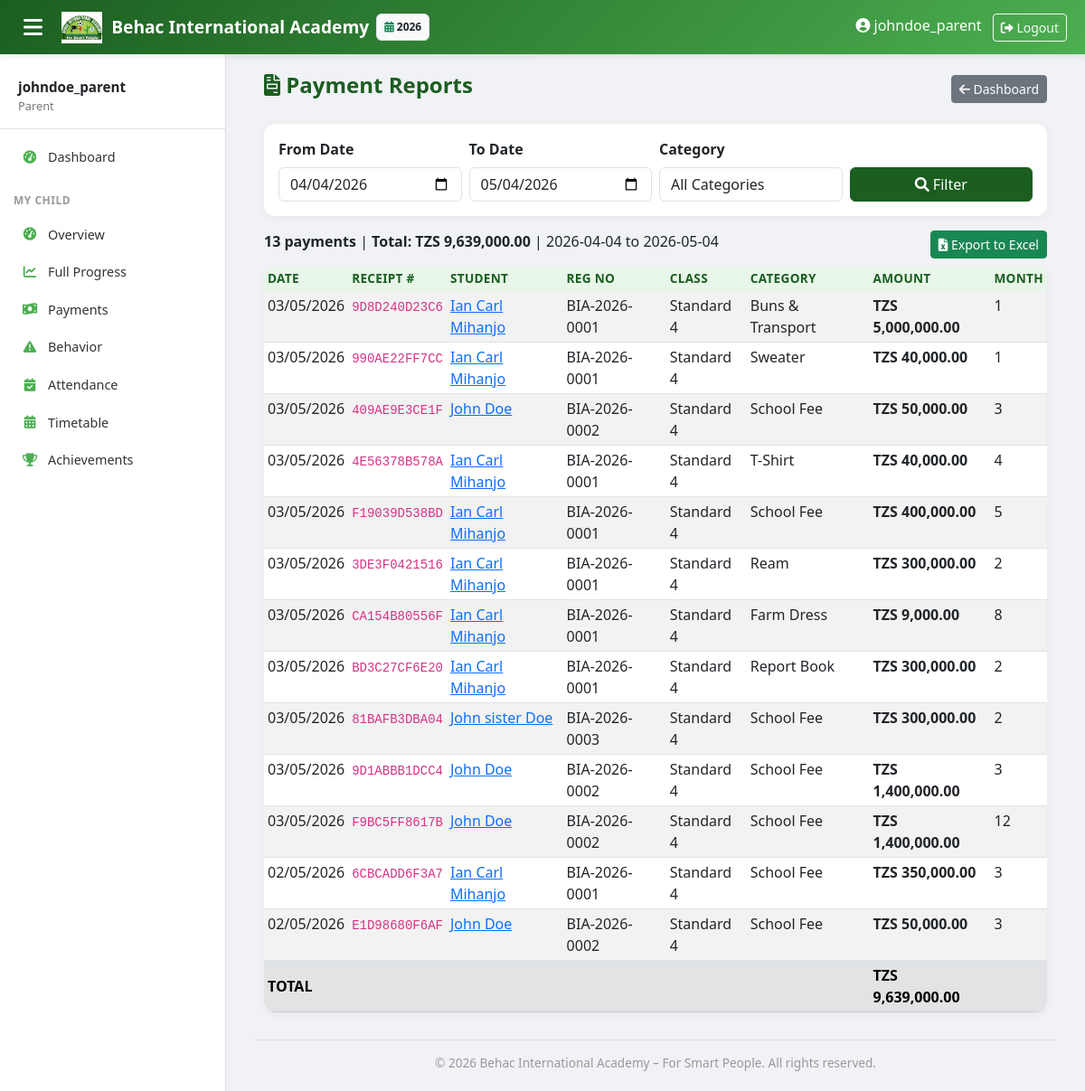
The app's page /finance/reports/ (signed in) with its own data.
### core/models.py (models this page shows, shortened)
class AcademicYear(models.Model):
    name = models.CharField(max_length=20)  # "2025-2026"
    start_date = models.DateField()
    end_date = models.DateField()
    is_current = models.BooleanField(default=False)

### finance/models.py (models this page shows, shortened)
class Payment(models.Model):
    student = models.ForeignKey(Student, on_delete=models.CASCADE, related_name='payments')
    fee_category = models.ForeignKey(FeeCategory, on_delete=models.CASCADE)
    amount_paid = models.DecimalField(max_digits=10, decimal_places=2)
    payment_date = models.DateField(auto_now_add=True)
    receipt_number = models.CharField(max_length=50, unique=True)
    installment_month = models.PositiveSmallIntegerField(null=True, blank=True)  # 1-12
    notes = models.TextField(blank=True)

class FeeCategory(models.Model):
    name = models.CharField(max_length=50)  # "School Fee", "Buns & Transport", "Sweater"
    default_amount = models.DecimalField(max_digits=10, decimal_places=2)
    is_recurring = models.BooleanField(default=True)  # monthly vs one-time

### students/models.py (models this page shows, shortened)
class Student(models.Model):
    registration_number = models.CharField(max_length=20, unique=True, blank=True, editable=False)
    first_name = models.CharField(max_length=50)
    middle_name = models.CharField(max_length=50, blank=True, null=True)
    last_name = models.CharField(max_length=50)
    nida = models.CharField(max_length=20, blank=True, null=True)
    date_of_birth = models.DateField()
    birth_cert_number = models.CharField(max_length=50, unique=True)
    religion = models.CharField(max_length=50, blank=True)
    region = models.ForeignKey('locations.Region', on_delete=models.SET_NULL, null=True, blank=True)
    district = models.ForeignKey('locations.District', on_delete=models.SET_NULL, null=True, blank=True)
    gender = models.CharField(max_length=1, choices=[('M','Male'),('F','Female')])
    current_class = models.ForeignKey(ClassLevel, on_delete=models.SET_NULL, null=True)
    registration_date = models.DateField(auto_now_add=True)
    street = models.CharField(max_length=200, blank=True)
    mobile = models.CharField(max_length=15, blank=True)
    parent_name = models.CharField(max_length=100)
    parent_mobile = models.CharField(max_length=15)
    parent_occupation = models.CharField(max_length=100)
    parent_nida = models.CharField(max_length=20, blank=True)
    parent_user = models.ForeignKey(User, on_delete=models.SET_NULL, null=True, blank=True, related_name='children')
    is_active = models.BooleanField(default=True)
    class Meta:
        ordering = ['-registration_date']
    @property
    def full_name(self):
        return f"{self.first_name} {self.middle_name or ''} {self.last_name}".strip()

### academics/models.py (models this page shows, shortened)
class ClassLevel(models.Model):
    LEVEL_TYPES = (('PRE','Pre-primary'), ('PRIMARY','Primary'))
    name = models.CharField(max_length=20)  # "Pre 1", "Grade 1"
    level_type = models.CharField(max_length=10, choices=LEVEL_TYPES)
    order = models.PositiveSmallIntegerField(unique=True)  # 1..9
    class Meta:
        ordering = ['order']

### finance/views.py (the view)
# urls.py: path('reports/', views.payment_report, name='payment_report'),
@login_required
def payment_report(request):
    from_date = request.GET.get('from', (datetime.now() - timedelta(days=30)).strftime('%Y-%m-%d'))
    to_date = request.GET.get('to', datetime.now().strftime('%Y-%m-%d'))
    category_id = request.GET.get('category', '')
    payments = Payment.objects.filter(payment_date__gte=parse_date(from_date), payment_date__lte=parse_date(to_date))
    if category_id:
        payments = payments.filter(fee_category_id=category_id)
    payments = payments.select_related('student', 'fee_category').order_by('-payment_date')
    total = payments.aggregate(total=Sum('amount_paid'))['total'] or 0
    categories = FeeCategory.objects.all()
    context = {
        'payments': payments,
        'from_date': from_date,
        'to_date': to_date,
        'selected_category': int(category_id) if category_id else None,
        'total': total,
        'categories': categories,
    }
    return render(request, 'finance/payment_report.html', context)

### academics/context_processors.py (called while the page is built)
def academic_year_processor(request):
    current_year = AcademicYear.objects.filter(is_current=True).first()
    all_years = AcademicYear.objects.all().order_by('-start_date')
    return {
        'current_year': current_year,
        'all_years': all_years,
    }

### templates/finance/payment_report.html (shortened to what this page needs)
{% extends 'base.html' %}
{% load humanize %}
{% load static %}
{% block content %}
<div class="container-fluid">
    <div class="page-header d-flex justify-content-between align-items-center">
        <h2><i class="fas fa-file-invoice"></i> Payment Reports</h2>
        <a href="{% url 'finance:accountant_dashboard' %}" class="btn btn-secondary btn-sm"><i class="fas fa-arrow-left"></i> Dashboard</a>
    </div>
    <div class="card mb-3">
        <div class="card-body">
            <form method="get" class="row g-2 align-items-end">
                <div class="col-md-3">
                    <label class="form-label fw-bold">From Date</label>
                    <input type="date" name="from" class="form-control" value="{{ from_date }}">
                </div>
                <div class="col-md-3">
                    <label class="form-label fw-bold">To Date</label>
                    <input type="date" name="to" class="form-control" value="{{ to_date }}">
                </div>
                <div class="col-md-3">
                    <label class="form-label fw-bold">Category</label>
                    <select name="category" class="form-control">
                        <option value="">All Categories</option>
                    </select>
                </div>
                <div class="col-md-3">
                    <button type="submit" class="btn btn-behac w-100"><i class="fas fa-search"></i> Filter</button>
                </div>
            </form>
        </div>
    </div>
    <div class="d-flex justify-content-between mb-2">
        <div>
            <strong>{{ payments|length }} payments</strong> |
            <strong>Total: TZS {{ total|floatformat:2|intcomma }}</strong> |
            {{ from_date }} to {{ to_date }}
        </div>
        <a href="{% url 'finance:export_payments' %}?from={{ from_date }}&to={{ to_date }}&category={{ selected_category|default:'' }}" class="btn btn-success btn-sm">
            <i class="fas fa-file-excel"></i> Export to Excel
        </a>
    </div>
    <div class="card">
        <div class="card-body p-0">
            <div class="table-responsive">
                <table class="table table-sm table-striped table-hover mb-0">
                    <thead class="table-dark">
                        <tr>
                            <th>Date</th>
                            <th>Receipt #</th>
                            <th>Student</th>
                            <th>Reg No</th>
                            <th>Class</th>
                            <th>Category</th>
                            <th>Amount</th>
                            <th>Month</th>
                        </tr>
                    </thead>
                    <tbody>
                        {% for p in payments %}
                        <tr>
                            <td>{{ p.payment_date|date:"d/m/Y" }}</td>
                            <td><code>{{ p.receipt_number }}</code></td>
                            <td><a href="{% url 'students:detail' p.student.pk %}">{{ p.student.full_name }}</a></td>
                            <td>{{ p.student.registration_number }}</td>
                            <td>{{ p.student.current_class.name|default:"-" }}</td>
                            <td>{{ p.fee_category.name }}</td>
                            <td><strong>TZS {{ p.amount_paid|floatformat:2|intcomma }}</strong></td>
                            <td>{{ p.installment_month|default:"-" }}</td>
                        </tr>
                        {% empty %}
                        <tr><td colspan="8" class="text-center text-muted py-4">No payments found in this period.</td></tr>
                        {% endfor %}
                    </tbody>
                    <tfoot class="table-secondary">
                        <tr>
                            <th colspan="6">TOTAL</th>
                            <th><strong>TZS {{ total|floatformat:2|intcomma }}</strong></th>
                            <th></th>
                        </tr>
                    </tfoot>
                </table>
            </div>
        </div>
    </div>
</div>
{% endblock %}

### templates/base.html (shortened to what this page needs)
<!DOCTYPE html>
<html lang="en">
<head>
    <link href="https://cdn.jsdelivr.net/npm/bootstrap@5.3.0/dist/css/bootstrap.min.css" rel="stylesheet">
    <link rel="stylesheet" href="https://cdnjs.cloudflare.com/ajax/libs/font-awesome/6.0.0/css/all.min.css">
</head>
<body>
    {% if user.is_authenticated %}
    <nav class="topbar">
        <button class="sidebar-toggle" onclick="document.querySelector('.sidebar').classList.toggle('show')">
            <i class="fas fa-bars"></i>
        </button>
        <a class="topbar-brand" href="{% url 'dashboard:home' %}">
            <img src="/static/images/behac_logo.png" alt="Logo"> Behac International Academy
        </a>
        {% if current_year %}
        <span class="badge bg-light text-dark ms-2 p-2 border" style="font-size: 0.75rem;">
            <i class="fas fa-calendar-alt text-success"></i> {{ current_year.name }}
        </span>
        {% endif %}
        <div class="ms-auto">
            {% if user.is_authenticated %}
                <span class="me-2 d-none d-sm-inline"><i class="fas fa-user-circle"></i> {{ user.get_full_name|default:user.username }}</span>
                <form method="post" action="{% url 'logout' %}" style="display:inline;">
                    <button type="submit" class="btn btn-sm btn-outline-light">
                        <i class="fas fa-sign-out-alt"></i> Logout
                    </button>
                </form>
            {% endif %}
        </div>
    </nav>
    <div class="sidebar" id="sidebar">
        <div class="user-info">
            <div class="name">{{ user.get_full_name|default:user.username }}</div>
            <div class="role">
                {% if user.is_superuser %}Owner
                {% elif user.groups.all %}{{ user.groups.first.name }}
                {% else %}Staff{% endif %}
            </div>
        </div>
        {% if user.is_authenticated %}
        <ul class="nav flex-column">
            <li class="nav-item">
                <a class="nav-link {% if request.path == '/' %}active{% endif %}" href="{% url 'dashboard:home' %}">
                    <i class="fas fa-tachometer-alt"></i> Dashboard
                </a>
            </li>
            {% with user_groups=user.groups.all %}
            {% if 'Parent' in user_groups|join:', ' %}
            <li class="nav-section">My Child</li>
            <li class="nav-item">
                <a class="nav-link {% if '/dashboard/parent/' == request.path %}active{% endif %}" href="{% url 'dashboard:parent' %}"><i class="fas fa-tachometer-alt"></i> Overview</a>
            </li>
            <li class="nav-item">
                <a class="nav-link {% if '/dashboard/parent/progress/' in request.path %}active{% endif %}" href="{% url 'dashboard:parent_progress' %}"><i class="fas fa-chart-line"></i> Full Progress</a>
            </li>
            <li class="nav-item">
                <a class="nav-link {% if '/dashboard/parent/payments/' in request.path %}active{% endif %}" href="{% url 'dashboard:parent_payments' %}"><i class="fas fa-money-bill-wave"></i> Payments</a>
            </li>
            <li class="nav-item">
                <a class="nav-link {% if '/dashboard/parent/behavior/' in request.path %}active{% endif %}" href="{% url 'dashboard:parent_behavior' %}"><i class="fas fa-exclamation-triangle"></i> Behavior</a>
            </li>
            <li class="nav-item">
                <a class="nav-link {% if '/dashboard/parent/attendance/' in request.path %}active{% endif %}" href="{% url 'dashboard:parent_attendance' %}"><i class="fas fa-calendar-check"></i> Attendance</a>
            </li>
            <li class="nav-item">
                <a class="nav-link {% if '/dashboard/parent/timetable/' in request.path %}active{% endif %}" href="{% url 'dashboard:parent_timetable' %}"><i class="fas fa-calendar-alt"></i> Timetable</a>
            </li>
            <li class="nav-item">
                <a class="nav-link {% if '/dashboard/parent/achievements/' in request.path %}active{% endif %}" href="{% url 'dashboard:parent_achievements' %}"><i class="fas fa-trophy"></i> Achievements</a>
            </li>
            {% endif %}
            {% endwith %}
        </ul>
        {% endif %}
    </div>
    {% endif %}
    <div class="main-content"{% if not user.is_authenticated %} style="margin-left: 0 !important;"{% endif %}>
        {% block content %}{% endblock %}
        <div class="main-footer">
            &copy; {% now "Y" %} Behac International Academy – For Smart People. All rights reserved.
        </div>
    </div>
</body>
</html>

### templates/base.html (style rules this page uses)
:root { --behac-dark: #1B5E20; --behac-light: #4CAF50; --behac-bg: #E8F5E9; --sidebar-width: 250px; }
body { background-color: #f0f2f5; font-family: 'Segoe UI', Tahoma, Geneva, Verdana, sans-serif; overflow-x: hidden; }
.topbar { background: linear-gradient(135deg, var(--behac-dark), var(--behac-light)); box-shadow: 0 2px 8px rgba(0,0,0,0.1); position: fixed; top: 0; left: 0; right: 0; z-index: 1030; height: 60px; display: flex; align-items: center; padding: 0 20px; color: white; }
.topbar-brand { font-weight: bold; font-size: 1.2rem; color: white; text-decoration: none; display: flex; align-items: center; gap: 10px; }
.topbar-brand img { height: 35px; }
.sidebar-toggle { background: none; border: none; color: white; font-size: 1.5rem; cursor: pointer; margin-right: 15px; }
.sidebar { position: fixed; top: 60px; left: 0; bottom: 0; width: var(--sidebar-width); background: white; border-right: 1px solid #e0e0e0; padding-top: 10px; overflow-y: auto; z-index: 1020; transition: transform 0.3s ease; }
.sidebar .nav-section { padding: 8px 15px; font-size: 0.75rem; text-transform: uppercase; font-weight: 700; color: #999; letter-spacing: 0.5px; margin-top: 10px; }
.sidebar .nav-item { padding: 0; }
.sidebar .nav-link { padding: 10px 20px; color: #333; display: flex; align-items: center; gap: 10px; border-left: 3px solid transparent; transition: all 0.2s; font-size: 0.9rem; }
.sidebar .nav-link i { width: 20px; text-align: center; color: var(--behac-light); }
.sidebar .user-info { padding: 15px 20px; border-bottom: 1px solid #e0e0e0; margin-bottom: 10px; }
.sidebar .user-info .name { font-weight: 600; font-size: 0.95rem; }
.sidebar .user-info .role { font-size: 0.8rem; color: #777; }
.main-content { margin-top: 60px; margin-left: var(--sidebar-width); padding: 20px 30px; min-height: calc(100vh - 60px); }
.main-footer { margin-top: 30px; padding-top: 15px; border-top: 1px solid #e0e0e0; text-align: center; color: #999; font-size: 0.85rem; }
.card { border-radius: 12px; box-shadow: 0 2px 8px rgba(0,0,0,0.05); border: none; transition: box-shadow 0.2s; }
.btn-behac { background-color: var(--behac-dark); border-color: var(--behac-dark); color: white; }
.page-header { display: flex; justify-content: space-between; align-items: center; margin-bottom: 20px; }
.page-header h2 { font-size: 1.5rem; font-weight: 700; color: var(--behac-dark); }
table.table { background: white; border-radius: 12px; overflow: hidden; }
table.table thead th { background-color: var(--behac-bg); color: var(--behac-dark); border-bottom: none; font-weight: 600; font-size: 0.85rem; text-transform: uppercase; letter-spacing: 0.3px; }

### records on screen
AcademicYear: name "2026"
Payment: payment_date "03/05/2026", receipt_number "9D8D240D23C6", student.full_name "Ian Carl Mihanjo", student.registration_number "BIA-2026-0001", student.current_class.name "Standard 4", fee_category.name "Buns & Transport", amount_paid "5,000,000.00", installment_month "1"
Payment: payment_date "03/05/2026", receipt_number "990AE22FF7CC", student.full_name "Ian Carl Mihanjo", student.registration_number "BIA-2026-0001", student.current_class.name "Standard 4", fee_category.name "Sweater", amount_paid "40,000.00", installment_month "1"
Payment: payment_date "03/05/2026", receipt_number "409AE9E3CE1F", student.full_name "John Doe", student.registration_number "BIA-2026-0002", student.current_class.name "Standard 4", fee_category.name "School Fee", amount_paid "50,000.00", installment_month "3"
Payment: payment_date "03/05/2026", receipt_number "4E56378B578A", student.full_name "Ian Carl Mihanjo", student.registration_number "BIA-2026-0001", student.current_class.name "Standard 4", fee_category.name "T-Shirt", amount_paid "40,000.00", installment_month "4"
Payment: payment_date "03/05/2026", receipt_number "F19039D538BD", student.full_name "Ian Carl Mihanjo", student.registration_number "BIA-2026-0001", student.current_class.name "Standard 4", fee_category.name "School Fee", amount_paid "400,000.00", installment_month "5"
Payment: payment_date "03/05/2026", receipt_number "3DE3F0421516", student.full_name "Ian Carl Mihanjo", student.registration_number "BIA-2026-0001", student.current_class.name "Standard 4", fee_category.name "Ream", amount_paid "300,000.00", installment_month "2"
Payment: payment_date "03/05/2026", receipt_number "CA154B80556F", student.full_name "Ian Carl Mihanjo", student.registration_number "BIA-2026-0001", student.current_class.name "Standard 4", fee_category.name "Farm Dress", amount_paid "9,000.00", installment_month "8"
Payment: payment_date "03/05/2026", receipt_number "BD3C27CF6E20", student.full_name "Ian Carl Mihanjo", student.registration_number "BIA-2026-0001", student.current_class.name "Standard 4", fee_category.name "Report Book", amount_paid "300,000.00", installment_month "2"
Payment: payment_date "03/05/2026", receipt_number "81BAFB3DBA04", student.full_name "John sister Doe", student.registration_number "BIA-2026-0003", student.current_class.name "Standard 4", fee_category.name "School Fee", amount_paid "300,000.00", installment_month "2"
Payment: payment_date "03/05/2026", receipt_number "9D1ABBB1DCC4", student.full_name "John Doe", student.registration_number "BIA-2026-0002", student.current_class.name "Standard 4", fee_category.name "School Fee", amount_paid "1,400,000.00", installment_month "3"
Payment: payment_date "03/05/2026", receipt_number "F9BC5FF8617B", student.full_name "John Doe", student.registration_number "BIA-2026-0002", student.current_class.name "Standard 4", fee_category.name "School Fee", amount_paid "1,400,000.00", installment_month "12"
Payment: payment_date "02/05/2026", receipt_number "6CBCADD6F3A7", student.full_name "Ian Carl Mihanjo", student.registration_number "BIA-2026-0001", student.current_class.name "Standard 4", fee_category.name "School Fee", amount_paid "350,000.00", installment_month "3"
Payment: payment_date "02/05/2026", receipt_number "E1D98680F6AF", student.full_name "John Doe", student.registration_number "BIA-2026-0002", student.current_class.name "Standard 4", fee_category.name "School Fee", amount_paid "50,000.00", installment_month "3"

### other values on screen
{{ user.get_full_name|default:user.username }} "johndoe_parent"
{{ user.groups.first.name }} "Parent"
{{ payments|length }} "13"
{{ total|floatformat:2|intcomma }} "9,639,000.00"
{{ from_date }} "2026-04-04"
{{ to_date }} "2026-05-04"
